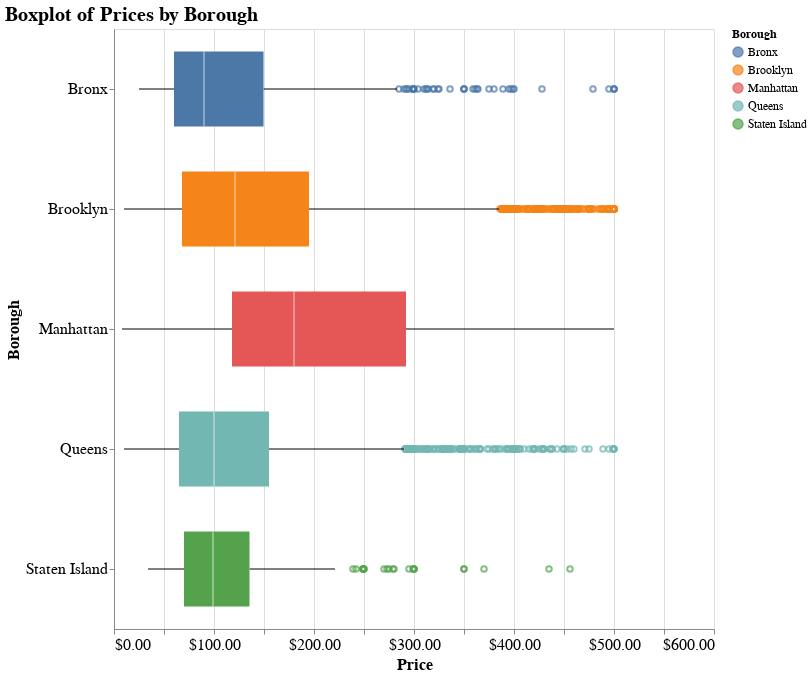

The code cell stored with this chart in its notebook:
### Code cell
# Create the Altair grouped boxplot
boxplot_chart = alt.Chart(nyc).mark_boxplot(size=75).encode(
    x=alt.X('price:Q', title='Price', axis=alt.Axis(format='$.2f'), scale=alt.Scale(domain=[0, 600])),
    y=alt.Y('neighbourhood_group_cleansed:N', title='Borough'),
    color=alt.Color('neighbourhood_group_cleansed:N', title='Borough')
).properties(
    title=alt.TitleParams(
        text='Boxplot of Prices by Borough',
        anchor='start',  # Align title to the right
        fontSize=20    # Change title font size
    ),
    width=600,
    height=600
).configure_axis(
    labelFontSize=16,
    titleFontSize=16
).configure_legend(
    labelFontSize=12,
    titleFontSize=12
)

# Display the chart
boxplot_chart.save('boxplot_prices_per_neighborhood.png')
boxplot_chart

### Figure 1 — Vega specification as saved in the notebook (floating-point values rounded to 4 significant figures; data arrays with more than 128 entries replaced by an {"elided": "..."} marker saying what was removed)
{"$schema": "https://vega.github.io/schema/vega/v5.json", "data": [{"name": "source_0"}, {"name": "data_0"}, {"name": "data_1", "values": {"elided": "555 records"}}, {"name": "data_2"}, {"name": "data_3", "values": [{"lower_box_price": 118.0, "lower_whisker_price": 8.0, "neighbourhood_group_cleansed": "Manhattan", "upper_whisker_price": 500.0}, {"lower_box_price": 68.0, "lower_whisker_price": 10.0, "neighbourhood_group_cleansed": "Brooklyn", "upper_whisker_price": 385.0}, {"lower_box_price": 65.0, "lower_whisker_price": 10.0, "neighbourhood_group_cleansed": "Queens", "upper_whisker_price": 290.0}, {"lower_box_price": 60.0, "lower_whisker_price": 25.0, "neighbourhood_group_cleansed": "Bronx", "upper_whisker_price": 283.0}, {"lower_box_price": 70.0, "lower_whisker_price": 34.0, "neighbourhood_group_cleansed": "Staten Island", "upper_whisker_price": 221.0}]}, {"name": "data_4", "values": [{"lower_whisker_price": 8.0, "neighbourhood_group_cleansed": "Manhattan", "upper_box_price": 292.0, "upper_whisker_price": 500.0}, {"lower_whisker_price": 10.0, "neighbourhood_group_cleansed": "Brooklyn", "upper_box_price": 195.0, "upper_whisker_price": 385.0}, {"lower_whisker_price": 10.0, "neighbourhood_group_cleansed": "Queens", "upper_box_price": 155.0, "upper_whisker_price": 290.0}, {"lower_whisker_price": 25.0, "neighbourhood_group_cleansed": "Bronx", "upper_box_price": 149.5, "upper_whisker_price": 283.0}, {"lower_whisker_price": 34.0, "neighbourhood_group_cleansed": "Staten Island", "upper_box_price": 135.5, "upper_whisker_price": 221.0}]}, {"name": "data_5"}, {"name": "data_6", "values": [{"lower_box_price": 118.0, "max_price": 500.0, "mid_box_price": 180.0, "min_price": 8.0, "neighbourhood_group_cleansed": "Manhattan", "upper_box_price": 292.0}, {"lower_box_price": 68.0, "max_price": 500.0, "mid_box_price": 121.0, "min_price": 10.0, "neighbourhood_group_cleansed": "Brooklyn", "upper_box_price": 195.0}, {"lower_box_price": 65.0, "max_price": 500.0, "mid_box_price": 100.0, "min_price": 10.0, "neighbourhood_group_cleansed": "Queens", "upper_box_price": 155.0}, {"lower_box_price": 60.0, "max_price": 500.0, "mid_box_price": 90.0, "min_price": 25.0, "neighbourhood_group_cleansed": "Bronx", "upper_box_price": 149.5}, {"lower_box_price": 70.0, "max_price": 456.0, "mid_box_price": 99.0, "min_price": 34.0, "neighbourhood_group_cleansed": "Staten Island", "upper_box_price": 135.5}]}, {"name": "data_7", "values": [{"lower_box_price": 118.0, "max_price": 500.0, "mid_box_price": 180.0, "min_price": 8.0, "neighbourhood_group_cleansed": "Manhattan", "upper_box_price": 292.0}, {"lower_box_price": 68.0, "max_price": 500.0, "mid_box_price": 121.0, "min_price": 10.0, "neighbourhood_group_cleansed": "Brooklyn", "upper_box_price": 195.0}, {"lower_box_price": 65.0, "max_price": 500.0, "mid_box_price": 100.0, "min_price": 10.0, "neighbourhood_group_cleansed": "Queens", "upper_box_price": 155.0}, {"lower_box_price": 60.0, "max_price": 500.0, "mid_box_price": 90.0, "min_price": 25.0, "neighbourhood_group_cleansed": "Bronx", "upper_box_price": 149.5}, {"lower_box_price": 70.0, "max_price": 456.0, "mid_box_price": 99.0, "min_price": 34.0, "neighbourhood_group_cleansed": "Staten Island", "upper_box_price": 135.5}]}, {"name": "data_1_y_domain_neighbourhood_group_cleansed_0", "values": [{"neighbourhood_group_cleansed": "Queens"}, {"neighbourhood_group_cleansed": "Brooklyn"}, {"neighbourhood_group_cleansed": "Staten Island"}, {"neighbourhood_group_cleansed": "Bronx"}]}, {"name": "data_3_y_domain_neighbourhood_group_cleansed_1", "values": [{"neighbourhood_group_cleansed": "Manhattan"}, {"neighbourhood_group_cleansed": "Brooklyn"}, {"neighbourhood_group_cleansed": "Queens"}, {"neighbourhood_group_cleansed": "Bronx"}, {"neighbourhood_group_cleansed": "Staten Island"}]}, {"name": "data_4_y_domain_neighbourhood_group_cleansed_2", "values": [{"neighbourhood_group_cleansed": "Manhattan"}, {"neighbourhood_group_cleansed": "Brooklyn"}, {"neighbourhood_group_cleansed": "Queens"}, {"neighbourhood_group_cleansed": "Bronx"}, {"neighbourhood_group_cleansed": "Staten Island"}]}, {"name": "data_6_y_domain_neighbourhood_group_cleansed_3", "values": [{"neighbourhood_group_cleansed": "Manhattan"}, {"neighbourhood_group_cleansed": "Brooklyn"}, {"neighbourhood_group_cleansed": "Queens"}, {"neighbourhood_group_cleansed": "Bronx"}, {"neighbourhood_group_cleansed": "Staten Island"}]}, {"name": "data_7_y_domain_neighbourhood_group_cleansed_4", "values": [{"neighbourhood_group_cleansed": "Manhattan"}, {"neighbourhood_group_cleansed": "Brooklyn"}, {"neighbourhood_group_cleansed": "Queens"}, {"neighbourhood_group_cleansed": "Bronx"}, {"neighbourhood_group_cleansed": "Staten Island"}]}, {"name": "data_1_color_domain_neighbourhood_group_cleansed_0", "values": [{"neighbourhood_group_cleansed": "Queens"}, {"neighbourhood_group_cleansed": "Brooklyn"}, {"neighbourhood_group_cleansed": "Staten Island"}, {"neighbourhood_group_cleansed": "Bronx"}]}, {"name": "data_6_color_domain_neighbourhood_group_cleansed_1", "values": [{"neighbourhood_group_cleansed": "Manhattan"}, {"neighbourhood_group_cleansed": "Brooklyn"}, {"neighbourhood_group_cleansed": "Queens"}, {"neighbourhood_group_cleansed": "Bronx"}, {"neighbourhood_group_cleansed": "Staten Island"}]}, {"name": "data_7_color_domain_neighbourhood_group_cleansed_2", "values": [{"neighbourhood_group_cleansed": "Manhattan"}, {"neighbourhood_group_cleansed": "Brooklyn"}, {"neighbourhood_group_cleansed": "Queens"}, {"neighbourhood_group_cleansed": "Bronx"}, {"neighbourhood_group_cleansed": "Staten Island"}]}], "marks": [{"type": "symbol", "name": "layer_0_layer_0_marks", "from": {"data": "data_1"}, "encode": {"update": {"x": {"field": "price", "scale": "x"}, "y": {"field": "neighbourhood_group_cleansed", "scale": "y", "band": 0.5}, "stroke": {"field": "neighbourhood_group_cleansed", "scale": "color"}, "opacity": {"value": 0.7}, "fill": {"value": "transparent"}}}, "style": ["point", "boxplot-outliers"]}, {"type": "rule", "name": "layer_0_layer_1_layer_0_marks", "from": {"data": "data_3"}, "encode": {"update": {"y": {"field": "neighbourhood_group_cleansed", "scale": "y", "band": 0.5}, "stroke": {"value": "black"}, "tooltip": {"signal": "{\"Upper Whisker of Price\": format(datum[\"upper_whisker_price\"], \"\"), \"Lower Whisker of Price\": format(datum[\"lower_whisker_price\"], \"\"), \"Borough\": isValid(datum[\"neighbourhood_group_cleansed\"]) ? datum[\"neighbourhood_group_cleansed\"] : \"\"+datum[\"neighbourhood_group_cleansed\"]}"}, "x2": {"field": "lower_box_price", "scale": "x"}, "x": {"field": "lower_whisker_price", "scale": "x"}}}, "style": ["rule", "boxplot-rule"], "aria": false}, {"type": "rule", "name": "layer_0_layer_1_layer_1_marks", "from": {"data": "data_4"}, "encode": {"update": {"x": {"field": "upper_box_price", "scale": "x"}, "y": {"field": "neighbourhood_group_cleansed", "scale": "y", "band": 0.5}, "tooltip": {"signal": "{\"Upper Whisker of Price\": format(datum[\"upper_whisker_price\"], \"\"), \"Lower Whisker of Price\": format(datum[\"lower_whisker_price\"], \"\"), \"Borough\": isValid(datum[\"neighbourhood_group_cleansed\"]) ? datum[\"neighbourhood_group_cleansed\"] : \"\"+datum[\"neighbourhood_group_cleansed\"]}"}, "x2": {"field": "upper_whisker_price", "scale": "x"}, "stroke": {"value": "black"}}}, "aria": false, "style": ["rule", "boxplot-rule"]}, {"type": "rect", "name": "layer_1_layer_0_marks", "from": {"data": "data_6"}, "encode": {"update": {"x": {"field": "lower_box_price", "scale": "x"}, "yc": {"field": "neighbourhood_group_cleansed", "scale": "y", "band": 0.5}, "x2": {"field": "upper_box_price", "scale": "x"}, "height": {"value": 75}, "fill": {"field": "neighbourhood_group_cleansed", "scale": "color"}, "tooltip": {"signal": "{\"Max of Price\": format(datum[\"max_price\"], \"\"), \"Q3 of Price\": format(datum[\"upper_box_price\"], \"\"), \"Median of Price\": format(datum[\"mid_box_price\"], \"\"), \"Q1 of Price\": format(datum[\"lower_box_price\"], \"\"), \"Min of Price\": format(datum[\"min_price\"], \"\"), \"Borough\": isValid(datum[\"neighbourhood_group_cleansed\"]) ? datum[\"neighbourhood_group_cleansed\"] : \"\"+datum[\"neighbourhood_group_cleansed\"]}"}}}, "style": ["bar", "boxplot-box"]}, {"type": "rect", "name": "layer_1_layer_1_marks", "from": {"data": "data_7"}, "encode": {"update": {"xc": {"field": "mid_box_price", "scale": "x"}, "fill": [{"field": "neighbourhood_group_cleansed", "scale": "color", "test": "datum['lower_box_price'] >= datum['upper_box_price']"}, {"value": "white"}], "height": {"value": 75}, "opacity": {"value": 0.7}, "yc": {"field": "neighbourhood_group_cleansed", "scale": "y", "band": 0.5}, "width": {"value": 1}, "tooltip": {"signal": "{\"Max of Price\": format(datum[\"max_price\"], \"\"), \"Q3 of Price\": format(datum[\"upper_box_price\"], \"\"), \"Median of Price\": format(datum[\"mid_box_price\"], \"\"), \"Q1 of Price\": format(datum[\"lower_box_price\"], \"\"), \"Min of Price\": format(datum[\"min_price\"], \"\"), \"Borough\": isValid(datum[\"neighbourhood_group_cleansed\"]) ? datum[\"neighbourhood_group_cleansed\"] : \"\"+datum[\"neighbourhood_group_cleansed\"]}"}}}, "aria": false, "style": ["tick", "boxplot-median"]}], "scales": [{"name": "x", "type": "linear", "domain": [0, 600], "range": [0, {"signal": "width"}], "zero": true}, {"name": "y", "type": "band", "domain": {"fields": [{"data": "data_1_y_domain_neighbourhood_group_cleansed_0", "field": "neighbourhood_group_cleansed"}, {"data": "data_3_y_domain_neighbourhood_group_cleansed_1", "field": "neighbourhood_group_cleansed"}, {"data": "data_4_y_domain_neighbourhood_group_cleansed_2", "field": "neighbourhood_group_cleansed"}, {"data": "data_6_y_domain_neighbourhood_group_cleansed_3", "field": "neighbourhood_group_cleansed"}, {"data": "data_7_y_domain_neighbourhood_group_cleansed_4", "field": "neighbourhood_group_cleansed"}], "sort": true}, "range": [0, {"signal": "height"}], "paddingInner": 0, "paddingOuter": 0}, {"name": "color", "type": "ordinal", "domain": {"fields": [{"data": "data_1_color_domain_neighbourhood_group_cleansed_0", "field": "neighbourhood_group_cleansed"}, {"data": "data_6_color_domain_neighbourhood_group_cleansed_1", "field": "neighbourhood_group_cleansed"}, {"data": "data_7_color_domain_neighbourhood_group_cleansed_2", "field": "neighbourhood_group_cleansed"}], "sort": true}, "range": "category"}], "axes": [{"scale": "x", "gridScale": "y", "orient": "bottom", "domain": false, "minExtent": 0, "maxExtent": 0, "grid": true, "labels": false, "aria": false, "zindex": 0, "tickCount": {"signal": "ceil(width/40)"}, "ticks": false}, {"scale": "x", "labelFlush": true, "zindex": 0, "orient": "bottom", "format": "$.2f", "grid": false, "tickCount": {"signal": "ceil(width/40)"}, "labelOverlap": true, "title": "Price"}, {"scale": "y", "orient": "left", "grid": false, "title": "Borough", "zindex": 0}], "title": {"text": "Boxplot of Prices by Borough", "anchor": "start", "fontSize": 20}, "height": 600, "style": "cell", "padding": 5, "legends": [{"title": "Borough", "stroke": "color", "symbolType": "circle", "encode": {"symbols": {"update": {"opacity": {"value": 0.7}}}}, "fill": "color"}], "config": {"axis": {"labelFontSize": 16, "titleFontSize": 16}, "legend": {"labelFontSize": 12, "titleFontSize": 12}}, "width": 600, "background": "white"}
